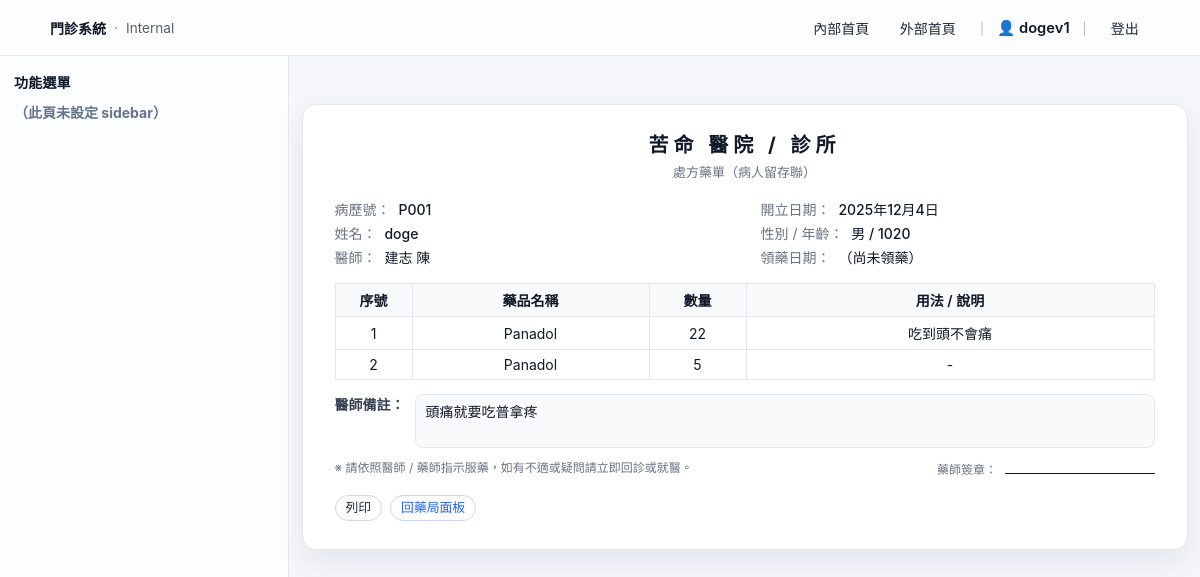
The app's page /prescriptions/print/3/ (signed in) with its own data.
### prescriptions/models.py (models this page shows, shortened)
class Prescription(models.Model):
    STATUS_DRAFT = "draft"
    STATUS_FINAL = "final"
    STATUS_CHOICES = [
        (STATUS_DRAFT, "草稿"),
        (STATUS_FINAL, "已完成"),
    ]
    PHARMACY_PENDING   = "pending"
    PHARMACY_DONE      = "done"
    PHARMACY_CANCELLED = "cancelled"
    PHARMACY_STATUS_CHOICES = [
        (PHARMACY_PENDING,   "待領藥"),
        (PHARMACY_DONE,      "已領藥"),
        (PHARMACY_CANCELLED, "已作廢"),
    ]
    VERIFY_PENDING  = "pending"
    VERIFY_APPROVED = "approved"
    VERIFY_REJECTED = "rejected"
    VERIFY_QUERY    = "query"
    VERIFY_STATUS_CHOICES = [
        (VERIFY_PENDING,  "待審核"),
        (VERIFY_APPROVED, "已通過"),
        (VERIFY_REJECTED, "已退回"),
        (VERIFY_QUERY,    "需澄清"),
    ]
    patient = models.ForeignKey("patients.Patient", on_delete=models.PROTECT)
    doctor  = models.ForeignKey("doctors.Doctor", on_delete=models.PROTECT)
    date    = models.DateField(default=timezone.now)
    visit_ticket = models.OneToOneField(
        "queues.VisitTicket",
        on_delete=models.PROTECT,
        related_name="prescription",
        null=True,
        blank=True,
    )
    notes  = models.TextField(blank=True)
    status = models.CharField(
        max_length=20,
        choices=STATUS_CHOICES,
        default=STATUS_DRAFT,
    )
    pharmacy_status = models.CharField(
        max_length=20,
        choices=PHARMACY_STATUS_CHOICES,
        default=PHARMACY_PENDING,
    )
    dispensed_at = models.DateTimeField(null=True, blank=True)
    dispensed_by = models.ForeignKey(
        settings.AUTH_USER_MODEL,
        null=True,
        blank=True,
        on_delete=models.SET_NULL,
        related_name="dispensed_prescriptions",
        verbose_name="領藥藥師",
    )
    verify_status = models.CharField(
        "審核狀態",
        max_length=20,
        choices=VERIFY_STATUS_CHOICES,
        default=VERIFY_PENDING,
    )
    verify_note = models.TextField("審核意見", blank=True)
    verified_by = models.ForeignKey(
        settings.AUTH_USER_MODEL,
        null=True,
        blank=True,
        on_delete=models.SET_NULL,
        related_name="verified_prescriptions",
        verbose_name="審核藥師",
    )
    verified_at = models.DateTimeField("審核時間", null=True, blank=True)
    created_at = models.DateTimeField(auto_now_add=True)
    updated_at = models.DateTimeField(auto_now=True)

class PrescriptionItem(models.Model):
    prescription = models.ForeignKey(
        Prescription,
        on_delete=models.CASCADE,
        related_name="items",
    )
    drug = models.ForeignKey(
        Drug,
        on_delete=models.PROTECT,
        related_name="prescription_items",
    )
    quantity = models.PositiveIntegerField()
    usage = models.TextField(blank=True)
    days_supply = models.PositiveIntegerField("療程天數", default=7)
    treatment_days = models.PositiveIntegerField(
        "預計用藥天數",
        default=1,
        help_text="例如連續吃幾天：1、3、7...  ",
    )

### patients/models.py (models this page shows, shortened)
class Patient(models.Model):
    GENDER_MALE = "M"
    GENDER_FEMALE = "F"
    GENDER_OTHER = "O"
    GENDER_CHOICES = [
        (GENDER_MALE, "男"),
        (GENDER_FEMALE, "女"),
        (GENDER_OTHER, "其他 / 不透露"),
    ]
    BLOOD_A = "A"
    BLOOD_B = "B"
    BLOOD_AB = "AB"
    BLOOD_O = "O"
    BLOOD_UNKNOWN = "UNK"
    BLOOD_TYPE_CHOICES = [
        (BLOOD_A, "A 型"),
        (BLOOD_B, "B 型"),
        (BLOOD_AB, "AB 型"),
        (BLOOD_O, "O 型"),
        (BLOOD_UNKNOWN, "未知"),
    ]
    full_name = models.CharField("姓名", max_length=50)
    national_id = models.CharField("身分證", max_length=10, unique=True)
    nhi_no = models.CharField("健保卡號", max_length=20, blank=True)
    gender = models.CharField(
        "性別",
        max_length=1,
        choices=GENDER_CHOICES,
        blank=True,
    )
    birth_date = models.DateField("生日")
    blood_type = models.CharField(
        "血型",
        max_length=3,
        choices=BLOOD_TYPE_CHOICES,
        default=BLOOD_UNKNOWN,
        blank=True,
    )
    phone = models.CharField("電話", max_length=20, blank=True)
    email = models.EmailField("Email", max_length=100, blank=True)
    address = models.CharField("地址", max_length=200, blank=True)
    height_cm = models.PositiveIntegerField("身高（cm）", null=True, blank=True)
    weight_kg = models.DecimalField(
        "體重（kg）",
        max_digits=5,
        decimal_places=1,
        null=True,
        blank=True,
    )
    allergies = models.TextField(
        "過敏史",
        blank=True,
        help_text="例如：藥物過敏、食物過敏等",
    )
    chronic_diseases = models.TextField(
        "慢性疾病 / 重要病史",
        blank=True,
        help_text="例如：高血壓、糖尿病、心臟病等",
    )
    family_disease_notes = models.TextField(
    "家族病史",
    blank=True,
    null=True,
    help_text="例如：父母高血壓、糖尿病、遺傳疾病等",
    )
    other_risk_notes = models.TextField(
    "其他風險備註",
    blank=True,
    null=True,
    )
    emergency_contact_name = models.CharField("緊急聯絡人姓名", max_length=50, blank=True)
    emergency_contact_phone = models.CharField("緊急聯絡人電話", max_length=20, blank=True)
    emergency_contact_relation = models.CharField(
        "與病人關係",
        max_length=50,
        blank=True,
        help_text="例如：父、母、配偶、子女、朋友",
    )
    chart_no = models.CharField(
        "病歷號",
        max_length=20,
        unique=True,
        blank=True,
        editable=False,
    )
    note = models.TextField("其他備註", blank=True)
    created_at = models.DateTimeField("建立時間", auto_now_add=True)
    updated_at = models.DateTimeField("最後更新時間", auto_now=True)
    class Meta:
        verbose_name = "病人"
        verbose_name_plural = "病人"
        ordering = ["chart_no"]
    @property
    def age(self):
        if not self.birth_date:
            return None
        today = timezone.localdate()
        years = today.year - self.birth_date.year
        if (today.month, today.day) < (self.birth_date.month, self.birth_date.day):
            years -= 1
        return years

### doctors/models.py (models this page shows, shortened)
class Doctor(models.Model):
    name = models.CharField("姓名", max_length=50)
    department = models.CharField("科別", max_length=50)
    room = models.CharField("診間", max_length=20, blank=True)
    user = models.OneToOneField(
        User, null=True, blank=True, on_delete=models.SET_NULL, verbose_name="使用者帳號"
    )
    department = models.CharField("科別", max_length=50, blank=True)
    is_active = models.BooleanField("啟用", default=True)
    class Meta:
        verbose_name = "醫師"
        verbose_name_plural = "醫師"

### inventory/models.py (models this page shows, shortened)
class Drug(models.Model):
    code = models.CharField("藥品代碼", max_length=50, unique=True)
    name = models.CharField("藥品名稱", max_length=100)
    generic_name = models.CharField("學名 / 成分", max_length=100, blank=True)
    form = models.CharField("劑型", max_length=50, blank=True)
    strength = models.CharField("規格", max_length=50, blank=True)
    unit = models.CharField("單位", max_length=20, default="顆")
    stock_quantity = models.PositiveIntegerField("目前庫存量", default=0)
    reorder_level = models.PositiveIntegerField("安全存量", default=0)
    is_active = models.BooleanField("是否啟用", default=True)
    created_at = models.DateTimeField(auto_now_add=True)
    updated_at = models.DateTimeField(auto_now=True)
    unit_price = models.DecimalField("單價", max_digits=10, decimal_places=2, default=0)
    class Meta:
        verbose_name = "藥品"
        verbose_name_plural = "藥品"

### prescriptions/views.py (the view)
# urls.py: path("print/<int:pk>/", views.prescription_print, name="prescription_print"),
@login_required
@group_required("PHARMACY")
def prescription_print(request, pk):
    prescription = get_object_or_404(
        Prescription.objects.select_related("patient", "doctor", "doctor__user")
                            .prefetch_related("items__drug"),
        pk=pk,
    )
    context = {
        "prescription": prescription,
        "items": prescription.items.all(),
    }
    return render(request, "prescriptions/prescription_print.html", context)

### templates/prescriptions/prescription_print.html (shortened to what this page needs)
{% extends "base.html" %}
{% block content %}
<div class="page-shell rx-print-page">
  <div class="rx-print-card">
    <div class="rx-print-header">
      <div class="rx-print-title">苦命 醫院 / 診所</div>
      <div class="rx-print-subtitle">處方藥單（病人留存聯）</div>
    </div>
    <div class="rx-print-meta-grid">
      <div>
        <span class="rx-print-label">病歷號：</span>
        <span class="rx-print-value">
          {{ prescription.patient.chart_no|default:prescription.patient.id }}
        </span>
      </div>
      <div>
        <span class="rx-print-label">開立日期：</span>
        <span class="rx-print-value">
          {{ prescription.date }}
        </span>
      </div>
      <div>
        <span class="rx-print-label">姓名：</span>
        <span class="rx-print-value">
          {{ prescription.patient.full_name }}
        </span>
      </div>
      <div>
        <span class="rx-print-label">性別 / 年齡：</span>
        <span class="rx-print-value">
          {{ prescription.patient.get_gender_display|default:"-" }}
          /
          {{ prescription.patient.age|default:"-" }}
        </span>
      </div>
      <div>
        <span class="rx-print-label">醫師：</span>
        <span class="rx-print-value">
          {{ prescription.doctor.user.get_full_name|default:prescription.doctor.name }}
        </span>
      </div>
      <div>
        <span class="rx-print-label">領藥日期：</span>
        <span class="rx-print-value">
          {% if prescription.dispensed_at %}
            {{ prescription.dispensed_at|date:"Y-m-d" }}
          {% else %}
            （尚未領藥）
          {% endif %}
        </span>
      </div>
    </div>
    <table class="rx-print-table">
      <thead>
        <tr>
          <th style="width: 60px;">序號</th>
          <th style="width: 220px;">藥品名稱</th>
          <th style="width: 80px;">數量</th>
          <th>用法 / 說明</th>
        </tr>
      </thead>
      <tbody>
        {% for item in items %}
          <tr>
            <td>{{ forloop.counter }}</td>
            <td>{{ item.drug.name }}</td>
            <td>{{ item.quantity }}</td>
            <td class="rx-print-usage">
              {{ item.usage|default:"-"|linebreaksbr }}
            </td>
          </tr>
        {% empty %}
          <tr>
            <td colspan="4" class="rx-print-empty">
              目前尚未填寫用藥項目。
            </td>
          </tr>
        {% endfor %}
      </tbody>
    </table>
    <div class="rx-print-note-block">
      <div class="rx-print-note-label">醫師備註：</div>
      <div class="rx-print-note-body">
        {{ prescription.notes|default:"（無備註）" }}
      </div>
    </div>
    <div class="rx-print-footer">
      <div class="rx-print-disclaimer">
        ※ 請依照醫師 / 藥師指示服藥，如有不適或疑問請立即回診或就醫。
      </div>
      <div class="rx-print-sign">
        藥師簽章：
        <span class="rx-print-sign-line"></span>
      </div>
    </div>
    <div class="rx-print-actions">
      <button type="button"
              class="btn btn-primary btn-sm"
              onclick="window.print()">
        列印
      </button>
      <a href="{% url 'prescriptions:pharmacy_panel' %}"
         class="btn btn-outline btn-sm">
        回藥局面板
      </a>
    </div>
  </div>
</div>
{% endblock %}

### templates/base.html (shortened to what this page needs)
<!DOCTYPE html>
{% load static %}
<html lang="zh-Hant">
<head>
  <link rel="stylesheet" href="{% static 'css/app.css' %}">
  <link rel="stylesheet" href="{% static 'css/hospital_theme.css' %}">
</head>
<body>
  <header class="app-topbar">
    <div class="app-topbar-inner">
      <div class="app-brand">
        <a class="app-brand-link" href="{% url 'index' %}">門診系統</a>
        <span class="app-brand-dot">·</span>
        <span class="app-brand-sub">Internal</span>
      </div>
      <nav class="app-nav">
        <a class="app-nav-link" href="{% url 'index' %}">內部首頁</a>
        <a class="app-nav-link" href="{% url 'public:home' %}">外部首頁</a>
        {% if user.is_authenticated %}
          <span class="app-nav-sep">｜</span>
          <span class="app-user">👤 {{ user.username }}</span>
          <span class="app-nav-sep">｜</span>
          <a class="app-nav-link" href="{% url 'logout' %}">登出</a>
        {% else %}
          <span class="app-nav-sep">｜</span>
          <a class="app-nav-link" href="{% url 'login' %}">登入</a>
        {% endif %}
      </nav>
    </div>
  </header>
  <div class="app-shell">
    <aside class="app-sidebar" aria-label="功能選單">
      {% block sidebar %}
        <div class="app-side-title">功能選單</div>
        <div class="app-muted" style="margin-top:6px;">
          （此頁未設定 sidebar）
        </div>
      {% endblock %}
    </aside>
    <main class="app-main">
      <div class="app-page">
        {% block content %}{% endblock %}
      </div>
    </main>
  </div>
</body>
</html>

### records on screen
Prescription: patient.chart_no "P001", date "2025年12月4日", patient.full_name "doge", patient.gender "男", patient.age "1020", doctor.user.get_full_name "建志 陳", notes "頭痛就要吃普拿疼"
PrescriptionItem: drug.name "Panadol", quantity "22", usage "吃到頭不會痛"
PrescriptionItem: drug.name "Panadol", quantity "5", usage "-"

### other values on screen
{{ user.username }} "dogev1"
